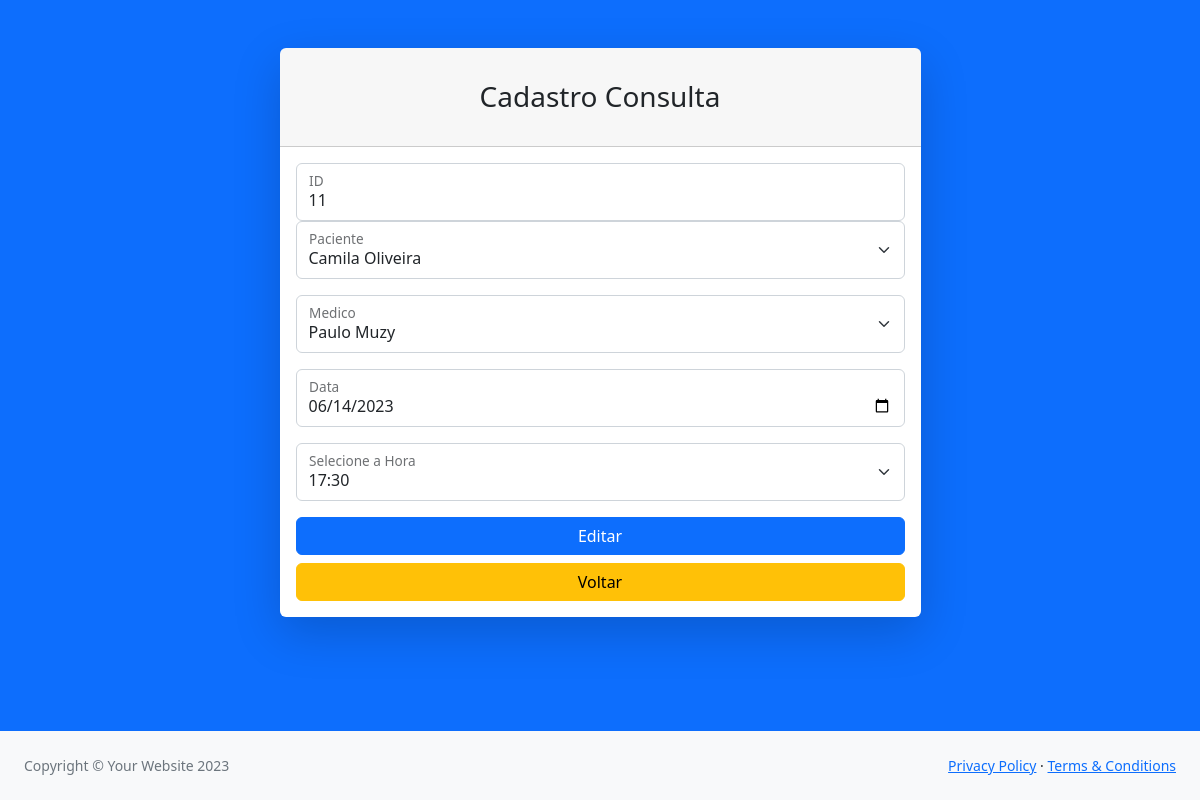
The app's page /front/form/editConsulta.php?idConsulta=11 (signed in) with its own data.
### tables this page shows
CREATE TABLE `consulta` (
  `idConsulta` int(11) NOT NULL,
  `id_paciente` int(11) NOT NULL,
  `id_medico` int(11) NOT NULL,
  `dataConsulta` varchar(30) NOT NULL,
  `horaConsulta` varchar(30) NOT NULL
);

CREATE TABLE `paciente` (
  `idPaciente` int(11) NOT NULL,
  `nomePaciente` varchar(50) NOT NULL,
  `idadePaciente` int(11) NOT NULL,
  `email` varchar(50) NOT NULL
);

CREATE TABLE `medico` (
  `idMedico` int(11) NOT NULL,
  `nomeMedico` varchar(50) NOT NULL,
  `crmMedico` varchar(50) NOT NULL,
  `idadeMedico` int(11) NOT NULL,
  `email` varchar(50) NOT NULL
);

### front/form/editConsulta.php (the view, shortened to what the rows shown need)
<?php
require("../../backand/conexao.php");
$username = $_SESSION["username"];
$query = "SELECT * FROM usuario WHERE username = '$username'";
$busca = mysqli_query($conn, $query);
while ($dados = mysqli_fetch_array($busca)) {
    $id = $dados['idUser'];
    $nome = $dados['nomeUser'];
}
?>
<!DOCTYPE html>
<html lang="en">
<head>
    <link href="../css/styles.css" rel="stylesheet" />
</head>
<body class="bg-primary">
    <div id="layoutAuthentication">
        <div id="layoutAuthentication_content">
            <main>
                <div class="container">
                    <div class="row justify-content-center">
                        <div class="col-lg-7">
                            <div class="card shadow-lg border-0 rounded-lg mt-5">
                                <div class="card-body">
                                    <?php
                                    include("../../backand/conexao.php");
                                    if (isset($_GET['idConsulta'])) {
                                        $id = mysqli_real_escape_string($conn, $_GET['idConsulta']);
                                        $query = "SELECT * FROM Consulta WHERE idConsulta = '$id'";
                                        $busca = mysqli_query($conn, $query);
                                        if (mysqli_num_rows($busca) > 0) {
                                            $dados = mysqli_fetch_array($busca);
                                        } else {
                                            echo "Consulta não encontrada.";
                                            exit;
                                        }
                                    } else {
                                        echo "id não informado.";
                                        exit;
                                    }
                                    ?>
                                    <form method="POST" action="../../backand/editConsulta.php">
                                        <div class="row mb-3">
                                            <div class="col-md-12">
                                            <div class="form-floating mb-3 mb-md-0">
                                                        <input class="form-control" id="inputFirstName" type="text" name="id"  value="<?php echo htmlspecialchars($dados['idConsulta']) ?>"/>
                                                        <label for="inputLastName">ID</label>
                                            </div>
                                                <div class="form-floating mb-3 mb-md-0">
                                                    <?php
                                                    include("../../backand/conexao.php");
                                                    if (isset($_GET['idConsulta'])) {
                                                        $id = mysqli_real_escape_string($conn, $_GET['idConsulta']);
                                                        $query = "SELECT idConsulta,
                                                        id_paciente,
                                                        id_medico,
                                                        dataConsulta,
                                                        horaConsulta,
                                                        nomePaciente AS paciente,
                                                        nomeMedico AS medico
                                                        FROM consulta
                                                        INNER JOIN paciente ON id_paciente = idPaciente
                                                        INNER JOIN medico ON id_medico = idMedico WHERE idConsulta = '$id'";
                                                        $busca = mysqli_query($conn, $query);
                                                        if (mysqli_num_rows($busca) > 0) {
                                                            $dados = mysqli_fetch_array($busca);
                                                        } else {
                                                            echo "Consulta não encontrada.";
                                                            exit;
                                                        }
                                                    } else {
                                                        echo "id não informado.";
                                                        exit;
                                                    }
                                                    ?>
                                                    <select class="form-select" id="floatingSelect" name="paciente"aria-label="Floating label select example">
                                                        <option
                                                            value="<?php echo htmlspecialchars($dados['id_paciente']) ?>">
                                                            <?php echo $dados['paciente']; ?></option>
                                                        <?php
                                                        require('../../backand/conexao.php');
                                                        $query = "SELECT * FROM paciente";
                                                        $busca = mysqli_query($conn, $query);
                                                        while ($dados = mysqli_fetch_array($busca)) {
                                                            $id = $dados['idPaciente'];
                                                            ?>
                                                            <option value="<?php echo $dados['idPaciente']; ?>"><?php echo $dados['nomePaciente']; ?></option>
                                                        <?php } ?>
                                                    </select>
                                                    <label for="inputFirstName">Paciente</label>
                                                </div>
                                            </div>
                                        </div>
                                        <div class="row mb-3">
                                            <div class="col-md-12">
                                                <div class="form-floating">
                                                    <?php
                                                    include("../../backand/conexao.php");
                                                    if (isset($_GET['idConsulta'])) {
                                                        $id = mysqli_real_escape_string($conn, $_GET['idConsulta']);
                                                        $query = "SELECT idConsulta,
                                                        id_paciente,
                                                        id_medico,
                                                        dataConsulta,
                                                        horaConsulta,
                                                        nomePaciente AS paciente,
                                                        nomeMedico AS medico
                                                        FROM consulta
                                                        INNER JOIN paciente ON id_paciente = idPaciente
                                                        INNER JOIN medico ON id_medico = idMedico WHERE idConsulta = '$id'";
                                                        $busca = mysqli_query($conn, $query);
                                                        if (mysqli_num_rows($busca) > 0) {
                                                            $dados = mysqli_fetch_array($busca);
                                                        } else {
                                                            echo "Consulta não encontrada.";
                                                            exit;
                                                        }
                                                    } else {
                                                        echo "id não informado.";
                                                        exit;
                                                    }
                                                    ?>
                                                        <select class="form-select" id="floatingSelect" name="medico" aria-label="Floating label select example">
                                                            <option value="<?php echo htmlspecialchars($dados['id_medico']) ?>"><?php echo htmlspecialchars($dados['medico']) ?></option>
                                                        <?php
                                                        require('../../backand/conexao.php');
                                                        $query = "SELECT * FROM Medico";
                                                        $busca = mysqli_query($conn, $query);
                                                        while ($dados = mysqli_fetch_array($busca)) {
                                                            $id = $dados['idMedico'];
                                                            ?>
                                                            <option value="<?php echo $dados['idMedico']; ?>"><?php echo $dados['nomeMedico']; ?></option>
                                                        <?php } ?>
                                                    </select>
                                                    <label for="inputLastName">Medico</label>
                                                </div>
                                            </div>
                                        </div>
                                        <div class="row mb-3">
                                            <div class="col-md-12">
                                                <div class="form-floating mb-3 mb-md-0">
                                                    <?php
                                                    include("../../backand/conexao.php");
                                                    if (isset($_GET['idConsulta'])) {
                                                        $id = mysqli_real_escape_string($conn, $_GET['idConsulta']);
                                                        $query = "SELECT idConsulta,
                                                        id_paciente,
                                                        id_medico,
                                                        dataConsulta,
                                                        horaConsulta,
                                                        nomePaciente AS paciente,
                                                        nomeMedico AS medico
                                                        FROM consulta
                                                        INNER JOIN paciente ON id_paciente = idPaciente
                                                        INNER JOIN medico ON id_medico = idMedico WHERE idConsulta = '$id'";
                                                        $busca = mysqli_query($conn, $query);
                                                        if (mysqli_num_rows($busca) > 0) {
                                                            $dados = mysqli_fetch_array($busca);
                                                        } else {
                                                            echo "Consulta não encontrada.";
                                                            exit;
                                                        }
                                                    } else {
                                                        echo "id não informado.";
                                                        exit;
                                                    }
                                                    ?>
                                                    <input class="form-control" id="inputPassword" type="date" name="data" value="<?php echo htmlspecialchars($dados['dataConsulta']) ?>"/>
                                                    <label for="inputPassword">Data</label>
                                                </div>
                                            </div>
                                        </div>
                                        <div class="row mb-3">
                                            <div class="col-md-12">
                                                <div class="form-floating">
                                                    <select class="form-select" id="floatingSelect" name="hora"
                                                        aria-label="Floating label select example">
                                                        <?php
                                                    include("../../backand/conexao.php");
                                                    if (isset($_GET['idConsulta'])) {
                                                        $id = mysqli_real_escape_string($conn, $_GET['idConsulta']);
                                                        $query = "SELECT idConsulta,
                                                        id_paciente,
                                                        id_medico,
                                                        dataConsulta,
                                                        horaConsulta,
                                                        nomePaciente AS paciente,
                                                        nomeMedico AS medico
                                                        FROM consulta
                                                        INNER JOIN paciente ON id_paciente = idPaciente
                                                        INNER JOIN medico ON id_medico = idMedico WHERE idConsulta = '$id'";
                                                        $busca = mysqli_query($conn, $query);
                                                        if (mysqli_num_rows($busca) > 0) {
                                                            $dados = mysqli_fetch_array($busca);
                                                        } else {
                                                            echo "Consulta não encontrada.";
                                                            exit;
                                                        }
                                                    } else {
                                                        echo "id não informado.";
                                                        exit;
                                                    }
                                                    ?>
                                                        <option selected value="<?php echo $dados['horaConsulta']; ?>"><?php echo $dados['horaConsulta']; ?></option>
                                                    </select>
                                                    <label for="floatingSelect">Selecione a Hora</label>
                                                </div>
                                            </div>
                                        </div>
                                    </form>
                                </div>
                            </div>
                        </div>
                    </div>
                </div>
            </main>
        </div>
    </div>
</body>
</html>

### records on screen
consulta: id "11", paciente "Camila Oliveira", medico "Paulo Muzy", data "06/14/2023", hora "17:30"
